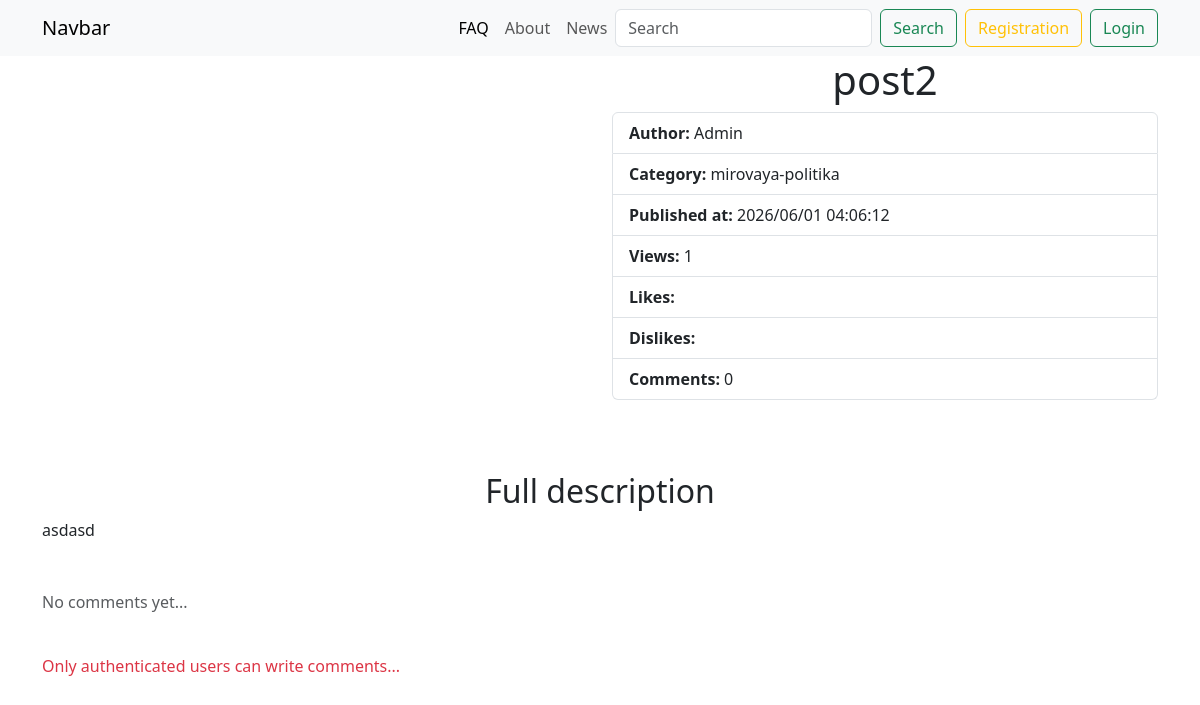
Page /news/post2/ on the earlier database version.
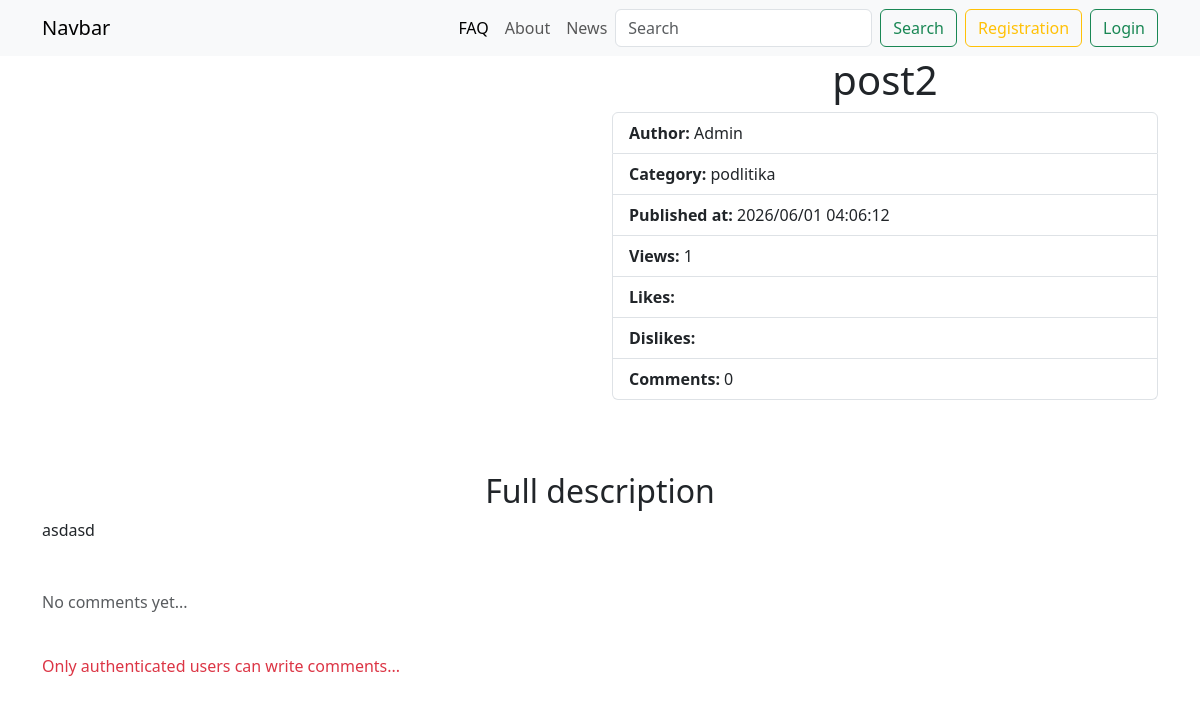
Same page on the later database version.
### apps/main/models.py (models this page shows, shortened)
class BaseModel(models.Model):
    created_at = models.DateTimeField(
        verbose_name="Data cozdaniya", auto_now_add="True")  # 2026-04-09 15:10
    updated_at = models.DateField(
        verbose_name="Data izmeneniya", auto_now_add="True")
    class Meta:
        abstract = True  # makes it so that this model is not added to the database / abstract model

class Post(BaseModel):
    title = models.CharField(
        max_length=100, verbose_name="nazvaniye", unique=True)
    slug = models.SlugField(max_length=140, verbose_name="Slag", unique=True)
    short_description = models.TextField(verbose_name="Kratkoe opisaniye")
    full_description = models.TextField(
        verbose_name="polnoye opisaniye", null=True, blank=True)
    preview = models.ImageField(
        upload_to="media/previews/%y/%m/%d", verbose_name="prev'iyu")
    views_quantity = models.IntegerField(
        default=0, verbose_name="Kol-vo prosmotrov")
    is_active = models.BooleanField(default=True, verbose_name="Aktivna")
    author = models.ForeignKey(
        "auth.User", on_delete=models.CASCADE, verbose_name="pol'zovatel'")
    category = models.ForeignKey(
        Category, on_delete=models.CASCADE, verbose_name="Kategoriya")
    class Meta:
        verbose_name = "post"
        verbose_name_plural = "Posts"

class Category(BaseModel):
    name = models.CharField(max_length=100, unique=True,
                            verbose_name="Nazvaniye")
    slug = models.SlugField(max_length=120, unique=True,
                            verbose_name="Korotkaya cc'lka")
    is_active = models.BooleanField(default=True, verbose_name="Aktivna")
    class Meta:
        verbose_name = "kategoriya"
        verbose_name_plural = "Kategorii"

### apps/main/views.py (the view, shortened to what this page needs)
# urls.py: path("news/<slug:slug>/", views.show_post_detail_page, name="news-detail"),
def show_post_detail_page(request, slug):
    post = get_object_or_404(Post, slug=slug)
    is_subscribed = False
    if request.user.is_authenticated:
        subscribers_obj = getattr(post.author.profile, "subscribers", None)
        if subscribers_obj:
            is_subscribed = request.user in subscribers_obj.subscriber.all()
    context = {
        "post": post,
        "is_subscribed": is_subscribed
    }
    return render(request, "main/news_detail.html", context)

### apps/main/templates/main/news_detail.html (shortened to what this page needs)
{% extends 'base.html' %}
{% block extra_css %}
<link rel="stylesheet" href="https://cdn.jsdelivr.net/npm/swiper@12/swiper-bundle.min.css" />
{% endblock %}
{% block content %}
<div class="container">
    <div class="row">
        <div class="col-6">
            <div style="--swiper-navigation-color: #fff; --swiper-pagination-color: #fff" class="swiper mySwiper2">
                <div class="swiper-wrapper">
                </div>
            </div>
            <div thumbsSlider="" class="swiper mySwiper">
                <div class="swiper-wrapper">
                </div>
            </div>
        </div>
        <div class="col-6">
            <h1 class="text-center">{{ post.title }}</h1>
            <ul class="list-group list-group-action">
                <li class="list-group-item list-group-item-action d-flex align-items-center justify-content-between">
                    <div>
                        <b>Author: </b> {{ post.author.username|title }}
                    </div>
                </li>
                <li class="list-group-item list-group-item-action">
                    <b>Category: </b> {{ post.category.name }}
                </li>
                <li class="list-group-item list-group-item-action">
                    <b>Published at: </b> {{ post.created_at|date:"Y/m/d H:m:s" }}
                </li>
                <li class="list-group-item list-group-item-action">
                    <b>Views: </b> {{ post.views_quantity }}
                </li>
                <li class="list-group-item list-group-item-action">
                    <b>Likes: </b> {{post.likes.user.count}}
                </li>
                <li class="list-group-item list-group-item-action">
                    <b>Dislikes: </b> {{post.dislikes.user.count}}
                </li>
                <li class="list-group-item list-group-item-action">
                    <b>Comments: </b> {{post.statiya.count}}
                </li>
            </ul>
        </div>
    </div>
    <div class="mt-5">
        <h2 class="text-center">Full description</h2>
        <p>{{ post.full_description }}</p>
    </div>
    <div class="mt-5">
        <div class="row g-4">
            {% for comment in post.statiya.all %}
            <div class="col-md-6">
                <div class="card h-100">
                    <div class="card-header">
                        {{ comment.created_at }}
                    </div>
                    <div class="card-body">
                        <figure class="mb-0">
                            <blockquote class="blockquote">
                                <p class="fs-6">{{ comment.content }}</p>
                            </blockquote>
                            <figcaption class="blockquote-footer mb-0">
                                {{ comment.user }}
                            </figcaption>
                        </figure>
                    </div>
                </div>
            </div>
            {% empty %}
            <div class="col-12">
                <p class="text-muted">No comments yet...</p>
            </div>
            {% endfor %}
        </div> {% if request.user.is_authenticated %}
        <form action="" method="post" class="mt-5">
            {% csrf_token %}
            <label for="" class="form-label fw-bold">Leave a Comment</label>
            <textarea required placeholder="Your comment..." name="post_comment" id="" cols="30" rows="4"
                class="form-control"></textarea>
            <button class="btn btn-primary mt-3">Submit</button>
        </form>
        {% else %}
        <p class="mt-4 text-danger">Only authenticated users can write comments...</p>
        {% endif%}
    </div>
    {%endblock%}

Differences in the rows shown:
changed through a linked row, Post "post2": category.name "mirovaya-politika" → "podlitika"
